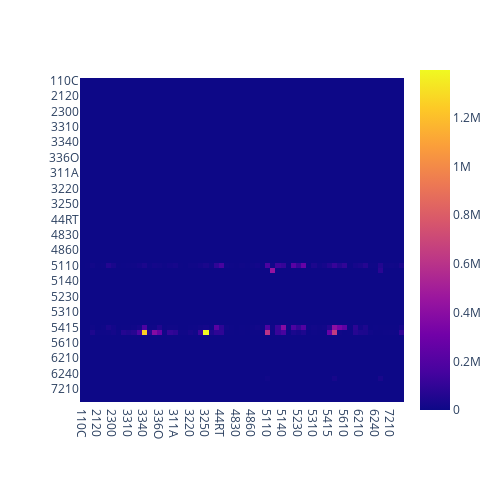

Notebook code for this chart:
### Code cell
px.imshow(final_ipp_matrix, width=500, height=500)

### Figure 1 — Plotly figure (JSON) as saved in the notebook; plotly's stock layout.template omitted (floating-point values rounded to 4 significant figures; data arrays with more than 128 entries replaced by an {"elided": "..."} marker saying what was removed)
{"data": [{"coloraxis": "coloraxis", "hovertemplate": "x: %{x}<br>y: %{y}<br>color: %{z}<extra></extra>", "name": "0", "type": "heatmap", "x": ["110C", "113F", "2110", "2120", "2130", "2200", "2300", "3210", "3270", "3310", "3320", "3330", "3340", "3350", "336M", "336O", "3370", "338A", "311A", "313T", "315A", "3220", "3230", "3240", "3250", "3260", "4200", "44RT", "4810", "4820", "4830", "4840", "4850", "4860", "487S", "4930", "5110", "5120", "5130", "5140", "5210", "5220", "5230", "5240", "5250", "5310", "5320", "5411", "5415", "5412", "5500", "5610", "5620", "6100", "6210", "622H", "6230", "6240", "711A", "7130", "7210", "7220", "8100"], "xaxis": "x", "y": ["110C", "113F", "2110", "2120", "2130", "2200", "2300", "3210", "3270", "3310", "3320", "3330", "3340", "3350", "336M", "336O", "3370", "338A", "311A", "313T", "315A", "3220", "3230", "3240", "3250", "3260", "4200", "44RT", "4810", "4820", "4830", "4840", "4850", "4860", "487S", "4930", "5110", "5120", "5130", "5140", "5210", "5220", "5230", "5240", "5250", "5310", "5320", "5411", "5415", "5412", "5500", "5610", "5620", "6100", "6210", "622H", "6230", "6240", "711A", "7130", "7210", "7220", "8100"], "yaxis": "y", "z": {"elided": "63x63 int values"}}], "layout": {"coloraxis": {"colorscale": [[0, "#0d0887"], [0.1111, "#46039f"], [0.2222, "#7201a8"], [0.3333, "#9c179e"], [0.4444, "#bd3786"], [0.5556, "#d8576b"], [0.6667, "#ed7953"], [0.7778, "#fb9f3a"], [0.8889, "#fdca26"], [1, "#f0f921"]]}, "height": 500, "margin": {"t": 60}, "width": 500, "xaxis": {"anchor": "y", "constrain": "domain", "domain": [0, 1], "scaleanchor": "y"}, "yaxis": {"anchor": "x", "autorange": "reversed", "constrain": "domain", "domain": [0, 1]}}}
